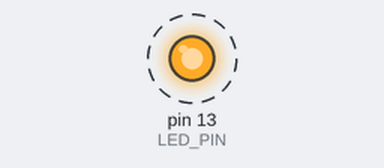
Bench run of a sketch on a simulated Arduino Uno, built with avr-gcc and run on an emulated ATmega328P. Parts: output pins drawn as LEDs (lit = HIGH). Dashed ring = blinking. What the sketch prints to the serial monitor is not drawn.

Above: at 0.5 s.
Timing chart, 0 to 4.6 s (numbered marks = the images above):
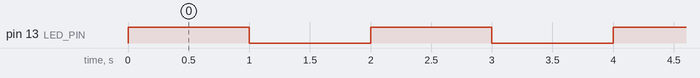

Measured:
- by itself, pin 13 (LED_PIN): alternates HIGH for 1.0 s and LOW for 1.0 s

The sketch:

LED_Blinking_QA.ino
```cpp
// Activity 2 final version
// Arduino LED Blinking with serial QA status logging

const int LED_PIN = 13;
const unsigned long BLINK_INTERVAL_MS = 1000;

void setup() {
  pinMode(LED_PIN, OUTPUT);
  Serial.begin(9600);
  digitalWrite(LED_PIN, LOW);
  Serial.println("System ready: LED QA test started");
}

void loop() {
  digitalWrite(LED_PIN, HIGH);
  Serial.println("LED ON");
  delay(BLINK_INTERVAL_MS);

  digitalWrite(LED_PIN, LOW);
  Serial.println("LED OFF");
  delay(BLINK_INTERVAL_MS);
}
```
